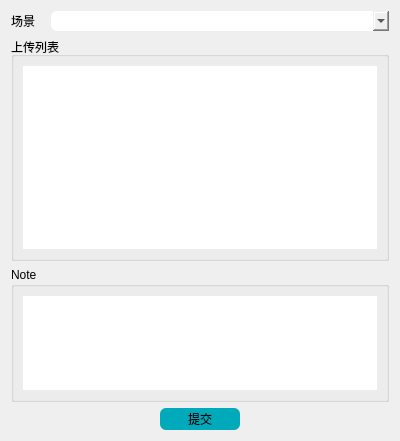
<?xml version="1.0" encoding="UTF-8"?>
<ui version="4.0">
 <class>SubmitAsset</class>
 <widget class="QWidget" name="SubmitAsset">
  <property name="geometry">
   <rect>
    <x>0</x>
    <y>0</y>
    <width>400</width>
    <height>441</height>
   </rect>
  </property>
  <property name="windowTitle">
   <string>场景提交</string>
  </property>
  <layout class="QVBoxLayout" name="verticalLayout">
   <item>
    <layout class="QHBoxLayout" name="horizontalLayout_2" stretch="1,10">
     <item>
      <widget class="QLabel" name="label">
       <property name="text">
        <string>场景</string>
       </property>
      </widget>
     </item>
     <item>
      <widget class="QComboBox" name="scene">
       <property name="styleSheet">
        <string notr="true">border-radius:6px;
padding:2px 4px;</string>
       </property>
      </widget>
     </item>
    </layout>
   </item>
   <item>
    <layout class="QVBoxLayout" name="verticalLayout_2" stretch="5,3">
     <item>
      <widget class="QGroupBox" name="groupBox_2">
       <property name="title">
        <string>上传列表</string>
       </property>
       <layout class="QVBoxLayout" name="verticalLayout_4">
        <item>
         <widget class="QListWidget" name="SubmitFiles">
          <property name="styleSheet">
           <string notr="true">border-radius:2;</string>
          </property>
         </widget>
        </item>
       </layout>
      </widget>
     </item>
     <item>
      <widget class="QGroupBox" name="groupBox">
       <property name="title">
        <string>Note</string>
       </property>
       <layout class="QVBoxLayout" name="verticalLayout_3">
        <item>
         <widget class="QTextEdit" name="Note">
          <property name="styleSheet">
           <string notr="true">border-radius:2;</string>
          </property>
         </widget>
        </item>
       </layout>
      </widget>
     </item>
    </layout>
   </item>
   <item>
    <layout class="QHBoxLayout" name="horizontalLayout">
     <item>
      <spacer name="horizontalSpacer_2">
       <property name="orientation">
        <enum>Qt::Horizontal</enum>
       </property>
       <property name="sizeHint" stdset="0">
        <size>
         <width>40</width>
         <height>20</height>
        </size>
       </property>
      </spacer>
     </item>
     <item>
      <widget class="QPushButton" name="Submit">
       <property name="sizePolicy">
        <sizepolicy hsizetype="Minimum" vsizetype="Minimum">
         <horstretch>0</horstretch>
         <verstretch>0</verstretch>
        </sizepolicy>
       </property>
       <property name="minimumSize">
        <size>
         <width>80</width>
         <height>0</height>
        </size>
       </property>
       <property name="styleSheet">
        <string notr="true">QPushButton{
	background-color:#00aabb;
	border-radius:6px;
	padding:2px 4px;
}</string>
       </property>
       <property name="text">
        <string>提交</string>
       </property>
      </widget>
     </item>
     <item>
      <spacer name="horizontalSpacer">
       <property name="orientation">
        <enum>Qt::Horizontal</enum>
       </property>
       <property name="sizeHint" stdset="0">
        <size>
         <width>40</width>
         <height>20</height>
        </size>
       </property>
      </spacer>
     </item>
    </layout>
   </item>
   <item>
    <spacer name="verticalSpacer">
     <property name="orientation">
      <enum>Qt::Vertical</enum>
     </property>
     <property name="sizeType">
      <enum>QSizePolicy::Maximum</enum>
     </property>
     <property name="sizeHint" stdset="0">
      <size>
       <width>20</width>
       <height>20</height>
      </size>
     </property>
    </spacer>
   </item>
  </layout>
 </widget>
 <resources/>
 <connections/>
</ui>
